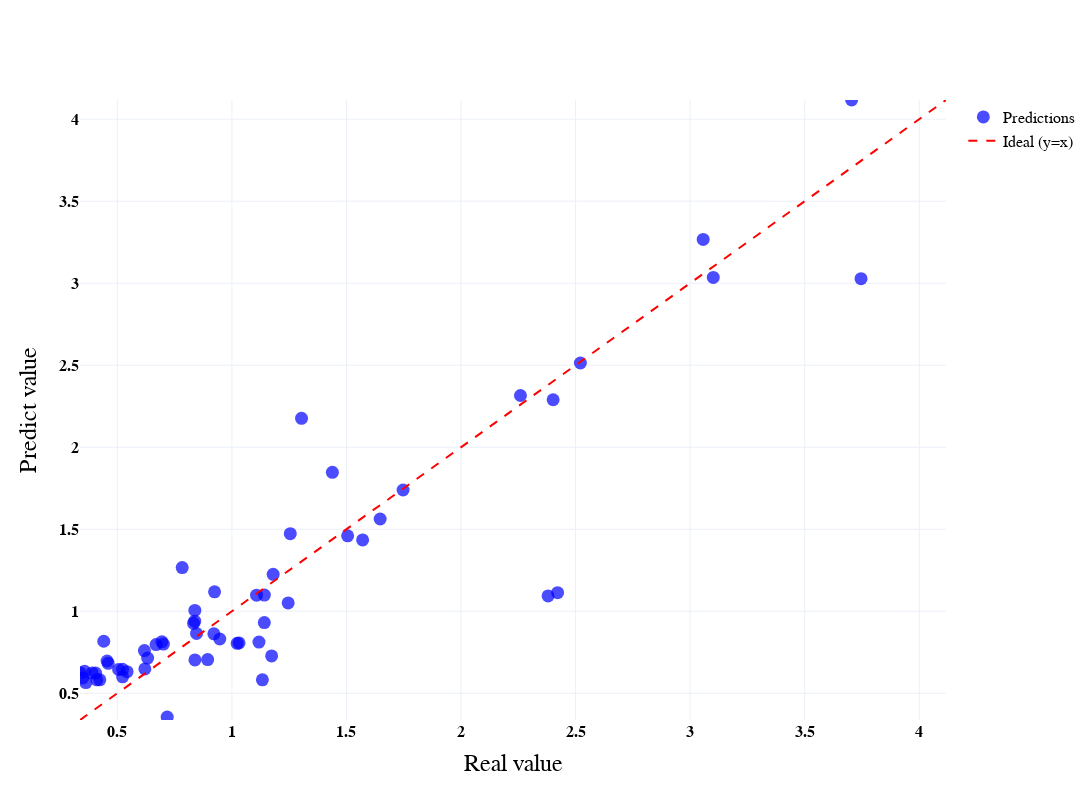

Source (notebook cell):
### Code cell
min_val = float(min(y_true.min(), y_pred.min()))
max_val = float(max(y_true.max(), y_pred.max()))

x_line = [min_val, max_val]
y_line = [min_val, max_val]

trace_pred_name = f"Predictions (W=3, R²={r2:.3f}, RMSE={rmse:.3f}, MAPE={mape:.3f})"

# Crear la figura
fig = go.Figure()

# Agregar las predicciones
fig.add_trace(go.Scatter(
    x=y_true.flatten(),
    y=y_pred.flatten(),
    mode='markers',
    marker=dict(color='blue', opacity=0.7,size=13),
    name="Predictions"
))

# Agregar la línea ideal (y=x)
fig.add_trace(go.Scatter(
    x=x_line,
    y=y_line,
    mode='lines',
    line=dict(dash='dash', color='red'),
    name="Ideal (y=x)"
))

# Actualizar el layout
fig.update_layout(
    xaxis_title="Real value",
    yaxis_title="Predict value",
    template="plotly_white",
    legend=dict(
        x=1.02, 
        y=1,
        font=dict(
            family="Arial Black",  # Fuente en negrita
            size=16,               # Tamaño del texto
            color="black"          # Color negro
        )
    ),
    
    width=1600,  # Establecer tamaño de la imagen en 1200x1200
    height=800,
    plot_bgcolor='white',
    paper_bgcolor='white',
)

# Configuración de los ejes x e y
fig.update_xaxes(
    range=[min_val, max_val],
    title_font=dict(size=24, family="Arial Black", color="black"),  # Negrita y color negro
    tickfont=dict(size=16, family="Arial Black", color="black", weight="bold")  # Negrita y color negro
)

fig.update_yaxes(
    range=[min_val, max_val],
    title_font=dict(size=24, family="Arial Black", color="black"),  # Negrita y color negro
    tickfont=dict(size=16, family="Arial Black", color="black", weight="bold")  # Negrita y color negro
)

fig.show()

### Figure 1 — Plotly figure (JSON) as saved in the notebook; plotly's stock layout.template omitted (floating-point values rounded to 4 significant figures)
{"data": [{"marker": {"color": "blue", "opacity": 0.7, "size": 13}, "mode": "markers", "name": "Predictions", "type": "scatter", "x": [0.5053, 1.255, 0.4406, 0.5228, 0.6944, 0.8382, 0.4048, 0.5424, 0.62, 0.4234, 0.6181, 0.4102, 0.46, 0.8455, 2.259, 1.141, 1.108, 0.9212, 0.3625, 1.142, 0.8386, 0.8326, 0.4552, 0.6321, 1.747, 1.438, 1.031, 0.947, 1.571, 1.023, 0.669, 0.3897, 0.8376, 1.133, 1.304, 2.421, 0.357, 1.18, 0.8941, 0.9242, 1.173, 0.5225, 0.7175, 2.521, 1.246, 0.3369, 0.349, 1.505, 3.705, 3.746, 1.118, 2.402, 2.38, 1.647, 0.701, 3.101, 3.057, 0.783], "y": [0.6449, 1.473, 0.8172, 0.6002, 0.8135, 1.005, 0.6229, 0.6314, 0.6486, 0.5821, 0.7602, 0.5821, 0.6824, 0.8649, 2.315, 0.9311, 1.098, 0.8623, 0.565, 1.098, 0.7034, 0.9265, 0.6968, 0.7142, 1.739, 1.847, 0.807, 0.8306, 1.435, 0.8045, 0.7968, 0.6242, 0.9392, 0.5821, 2.176, 1.113, 0.6339, 1.225, 0.7053, 1.118, 0.7276, 0.6461, 0.3547, 2.514, 1.051, 0.6246, 0.5937, 1.46, 4.117, 3.028, 0.8122, 2.289, 1.093, 1.562, 0.8001, 3.035, 3.267, 1.266]}, {"line": {"color": "red", "dash": "dash"}, "mode": "lines", "name": "Ideal (y=x)", "type": "scatter", "x": [0.3369, 4.117], "y": [0.3369, 4.117]}], "layout": {"height": 800, "legend": {"font": {"color": "black", "family": "Arial Black", "size": 16}, "x": 1.02, "y": 1}, "paper_bgcolor": "white", "plot_bgcolor": "white", "width": 1600, "xaxis": {"range": [0.3369, 4.117], "tickfont": {"color": "black", "family": "Arial Black", "size": 16, "weight": "bold"}, "title": {"font": {"color": "black", "family": "Arial Black", "size": 24}, "text": "Real value"}, "type": "linear"}, "yaxis": {"range": [0.3369, 4.117], "tickfont": {"color": "black", "family": "Arial Black", "size": 16, "weight": "bold"}, "title": {"font": {"color": "black", "family": "Arial Black", "size": 24}, "text": "Predict value"}, "type": "linear"}}}
